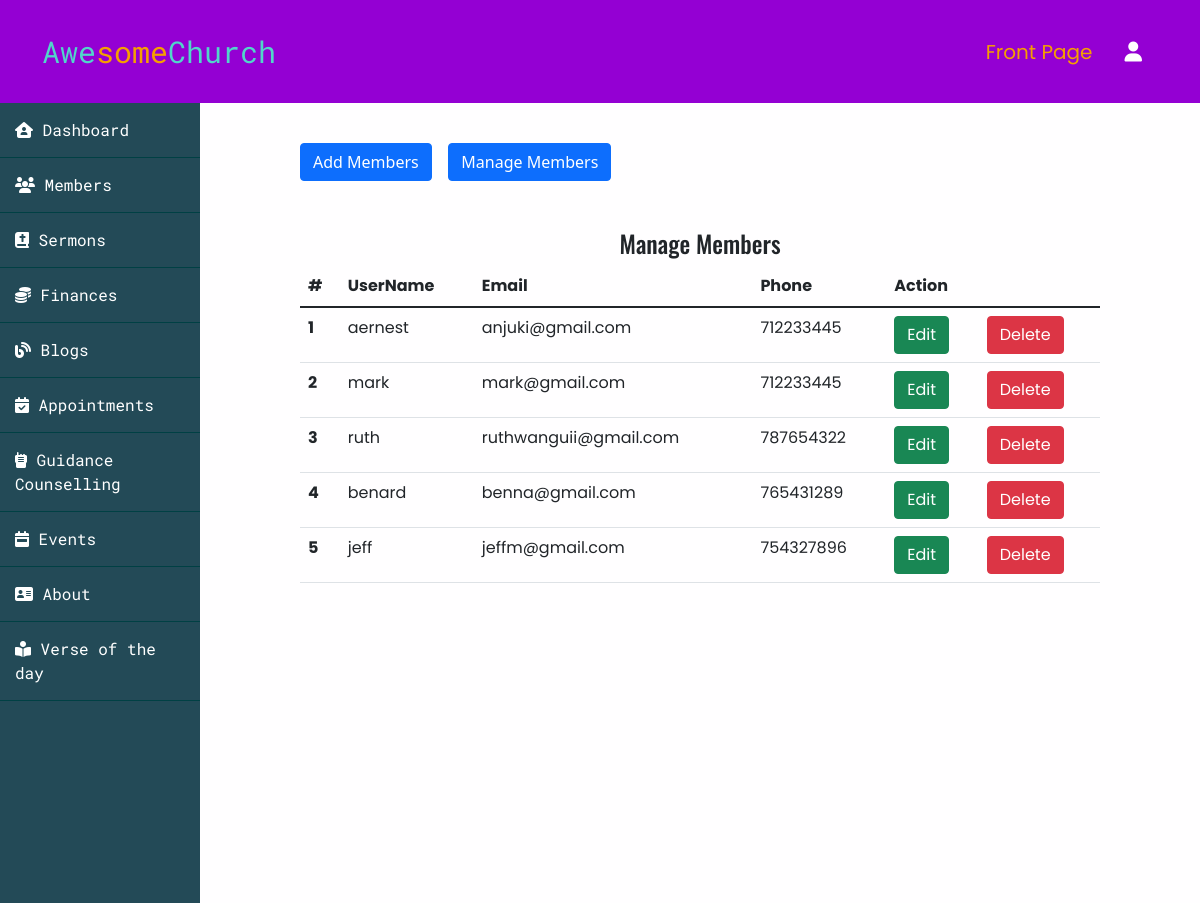
Screenshot of /admin/members/index.php with the database file from the repository.
### tables this page shows
CREATE TABLE `members` (
  `id` int(11) NOT NULL,
  `admin` tinyint(4) NOT NULL,
  `username` varchar(255) NOT NULL,
  `email` varchar(255) NOT NULL,
  `phone` int(10) NOT NULL,
  `password` varchar(255) NOT NULL
);

### app/controllers/members.php (called while the page is built, shortened)
<?php
    include(ROOT_PATH . "/app/database/db.php");
    $table = 'members';
    $admin_members = selectAll($table);

### app/database/db.php (called while the page is built, shortened)
<?php
    require("connect.php");
    function selectAll($table, $conditions = []){
        global $conn;
        $sql = "SELECT * FROM $table";
        if(empty($conditions)){
            $stmt = $conn->prepare($sql);
            $stmt->execute();
            $records = $stmt->get_result()->fetch_all(MYSQLI_ASSOC);
            return $records;
        }
    }

### admin/members/index.php (the view, shortened to what this page needs)
<?php
    include(ROOT_PATH . "/app/controllers/members.php");
 ?>
<!DOCTYPE html>
<html lang="en">
<head>
    <link href="https://cdn.jsdelivr.net/npm/bootstrap@5.1.3/dist/css/bootstrap.min.css" rel="stylesheet">
    <link rel="stylesheet" href="https://cdnjs.cloudflare.com/ajax/libs/font-awesome/6.1.0/css/all.min.css" />
    <link rel="stylesheet" href="https://cdnjs.cloudflare.com/ajax/libs/OwlCarousel2/2.3.4/assets/owl.carousel.min.css" />
    <link rel="stylesheet" href="https://cdnjs.cloudflare.com/ajax/libs/OwlCarousel2/2.3.4/assets/owl.theme.default.min.css" />
    <link rel="stylesheet" href="<?php echo BASE_URL . "/assets/css/index.css" ?>">
    <link rel="stylesheet" href="<?php echo BASE_URL . "/assets/css/admin.css" ?>">
</head>
<body>
    <?php
        include(ROOT_PATH . '/app/includes/adminHeader.php');
    ?>
    <section class="admin-main-content">
        <?php
            include(ROOT_PATH . '/app/includes/innerAdminSideBarLinks.php');
        ?>
        <div class="admin-mainbar">
            <span><a href="addMembers.php" class="btn btn-primary">Add Members</a></span> &nbsp;&nbsp;
            <span><a href="index.php" class="btn btn-primary">Manage Members</a></span>
            <div class="py-5">
                <h4 class="font-oswald text-center">Manage Members</h4>
                <table class="table pt-3 font-poppins">
                    <thead>
                        <tr>
                            <th scope="col">#</th>
                            <th scope="col">UserName</th>
                            <th scope="col">Email</th>
                            <th scope="col">Phone</th>
                            <th scope="col" colspan="2">Action</th>
                        </tr>
                    </thead>
                    <tbody>
                        <?php foreach($admin_members as $key => $user): ?>
                            <tr>
                                <th scope="row"><?php echo $key + 1 ?></th>
                                <td><?php echo $user['username'] ?></td>
                                <td><?php echo $user['email']; ?></td>
                                <td><?php echo $user['phone']; ?></td>
                                <td><a href="editMembers.php?id=<?php echo $user['id'] ?>" class="btn btn-success text-white">Edit</a></td>
                                <td><a href="index.php?delete_id=<?php echo $user['id'] ?>" class="btn btn-danger text-white">Delete</a></td>
                            </tr>
                        <?php endforeach; ?>
                    </tbody>
                </table>
            </div>
        </div>
    </section>
</body>
</html>

### app/includes/adminHeader.php (shortened to what this page needs)
<section id="admin-header">
        <nav class="navbar navbar-expand-lg navbar-light bg-purple py-4">
            <div class="container">
                <div class="navbar-brand font-roboto font-30">
                    <a href="<?php echo BASE_URL . "/admin/dashboard.php" ?>"><span class="c-sky">Awe</span><span class="c-orange">some</span><span class="c-sky">Church</span></a>
                </div>
                <div class="collapse navbar-collapse" id="church-nav">
                    <ol class="navbar-nav ms-auto">
                        <li class="item active">
                            <a href="<?php echo BASE_URL . "/index.php" ?>" class="font-poppins font-20 c-orange px-3">Front Page</a>
                        </li>
                        <li class="item active">
                            <a href="#" class="font-poppins font-20 c-orange px-3"><i class="fa-solid fa-user text-white"></i><?php echo $_SESSION['username'] ?></a>
                        </li>
                    </ol>
                </div>
            </div>
        </nav>
    </section>

### app/includes/innerAdminSideBarLinks.php
<div class="admin-sidebar">
    <ul class="font-16 font-roboto">
        <li><a href="<?php echo BASE_URL . "/admin/dashboard.php" ?>"><i class="fa-solid fa-house-user"></i> Dashboard</a></li>
         <li><a href="<?php echo BASE_URL . "/admin/members/index.php" ?>"><i class="fa-solid fa-users"></i> Members</a></li>
         <li><a href="<?php echo BASE_URL . "/admin/sermons/index.php" ?>"><i class="fa-solid fa-book-bible"></i> Sermons</a></li>
         <li><a href="<?php echo BASE_URL . "/admin/finances/index.php" ?>"><i class="fa-solid fa-coins"></i> Finances</a></li>
         <li><a href="<?php echo BASE_URL . "/admin/blogs/index.php" ?>"><i class="fa-solid fa-blog"></i> Blogs</a></li>
         <li><a href="<?php echo BASE_URL . "/admin/appointments/index.php" ?>"><i class="fa-solid fa-calendar-check"></i> Appointments</a></li>
         <li><a href="<?php echo BASE_URL . "/admin/counselling/index.php" ?>"><i class="fa-solid fa-walkie-talkie"></i> Guidance Counselling</a></li>
         <li><a href="<?php echo BASE_URL . "/admin/events/index.php" ?>"><i class="fa-solid fa-calendar-week"></i> Events</a></li>
         <li><a href="<?php echo BASE_URL . "/admin/about/index.php" ?>"><i class="fa-solid fa-address-card"></i> About</a></li>
         <li><a href="<?php echo BASE_URL . "/admin/verses/index.php" ?>"><i class="fa-solid fa-book-open-reader"></i> Verse of the day</a></li>
    </ul>
</div>

### assets/css/index.css (style rules this page uses)
.font-oswald { font-family: 'Oswald', sans-serif; }
.font-poppins { font-family: 'Poppins', sans-serif; }
.font-roboto { font-family: 'Roboto Mono', monospace; }
.font-30 { font-size: 30px; }
.font-20 { font-size: 20px; }
.font-16 { font-size: 16px; }
.bg-purple { background: #9400d3; }
.c-sky { color: #51d6ca; }
.c-orange { color: #f59f01; }
html, body { height: 100%; padding: 0px; margin: 0px; background: #fffeff; box-sizing: border-box; }
.navbar { z-index: 10000; }
.navbar-brand a { text-decoration: none; }
ol li a { text-decoration: none; transition: all 0.5s ease; }

### assets/css/admin.css (style rules this page uses)
html, body { padding: 0px; margin: 0px; }
.admin-main-content { display: flex; height: calc(100% - 66px); flex-direction: row; height: 100%; }
.admin-main-content .admin-sidebar { flex: 2; height: 100%; background: #234a57; }
.admin-sidebar ul { list-style: none; padding: 0px; margin: 0px; }
.admin-sidebar ul li a { padding: 15px; display: block; color: #fff; text-decoration: none; border-bottom: 1px solid #004044; transition: all 0.5s ease; }
.admin-main-content .admin-mainbar { flex: 8; height: auto; padding: 40px 100px 100px; overflow-y: scroll; }

### rows the page displays
members: username "aernest", email "anjuki@gmail.com", phone "712233445"
members: username "mark", email "mark@gmail.com", phone "712233445"
members: username "ruth", email "ruthwanguii@gmail.com", phone "787654322"
members: username "benard", email "benna@gmail.com", phone "765431289"
members: username "jeff", email "jeffm@gmail.com", phone "754327896"
